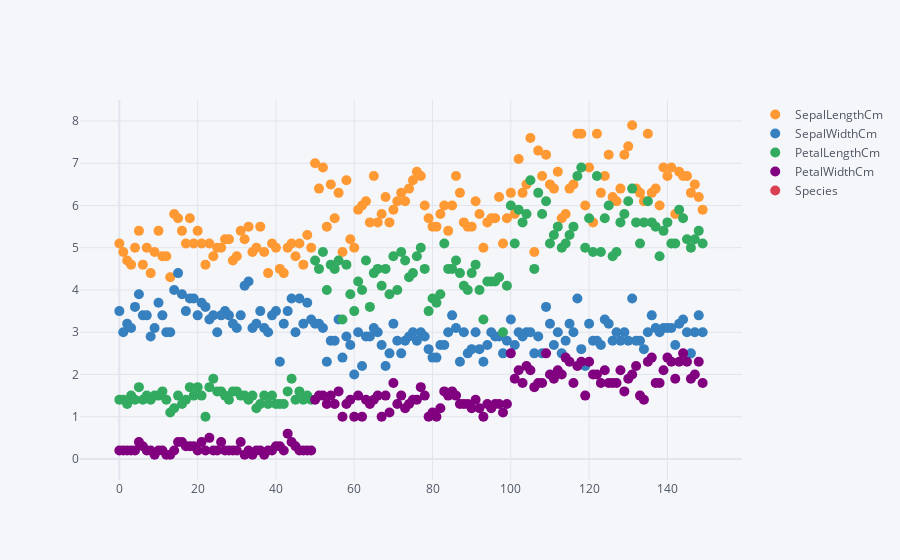

Notebook code cell kept with this figure:
### Code cell
df.iplot(kind='scatter',mode='markers',size=10)

### Figure 1 — Plotly figure (JSON) as saved in the notebook; plotly's stock layout.template omitted (floating-point values rounded to 4 significant figures; data arrays with more than 128 entries replaced by an {"elided": "..."} marker saying what was removed)
{"data": [{"line": {"color": "rgba(255, 153, 51, 1.0)", "dash": "solid", "shape": "linear", "width": 1.3}, "marker": {"size": 10, "symbol": "circle"}, "mode": "markers", "name": "SepalLengthCm", "text": "", "type": "scatter", "x": {"elided": "150 int values"}, "y": {"elided": "150 float values"}}, {"line": {"color": "rgba(55, 128, 191, 1.0)", "dash": "solid", "shape": "linear", "width": 1.3}, "marker": {"size": 10, "symbol": "circle"}, "mode": "markers", "name": "SepalWidthCm", "text": "", "type": "scatter", "x": {"elided": "150 int values"}, "y": {"elided": "150 float values"}}, {"line": {"color": "rgba(50, 171, 96, 1.0)", "dash": "solid", "shape": "linear", "width": 1.3}, "marker": {"size": 10, "symbol": "circle"}, "mode": "markers", "name": "PetalLengthCm", "text": "", "type": "scatter", "x": {"elided": "150 int values"}, "y": {"elided": "150 float values"}}, {"line": {"color": "rgba(128, 0, 128, 1.0)", "dash": "solid", "shape": "linear", "width": 1.3}, "marker": {"size": 10, "symbol": "circle"}, "mode": "markers", "name": "PetalWidthCm", "text": "", "type": "scatter", "x": {"elided": "150 int values"}, "y": {"elided": "150 float values"}}, {"line": {"color": "rgba(219, 64, 82, 1.0)", "dash": "solid", "shape": "linear", "width": 1.3}, "marker": {"size": 10, "symbol": "circle"}, "mode": "markers", "name": "Species", "text": "", "type": "scatter", "x": {"elided": "150 int values"}, "y": {"elided": "150 str values"}}], "layout": {"legend": {"bgcolor": "#F5F6F9", "font": {"color": "#4D5663"}}, "paper_bgcolor": "#F5F6F9", "plot_bgcolor": "#F5F6F9", "title": {"font": {"color": "#4D5663"}}, "xaxis": {"gridcolor": "#E1E5ED", "showgrid": true, "tickfont": {"color": "#4D5663"}, "title": {"font": {"color": "#4D5663"}, "text": ""}, "zerolinecolor": "#E1E5ED"}, "yaxis": {"gridcolor": "#E1E5ED", "showgrid": true, "tickfont": {"color": "#4D5663"}, "title": {"font": {"color": "#4D5663"}, "text": ""}, "zerolinecolor": "#E1E5ED"}}}
